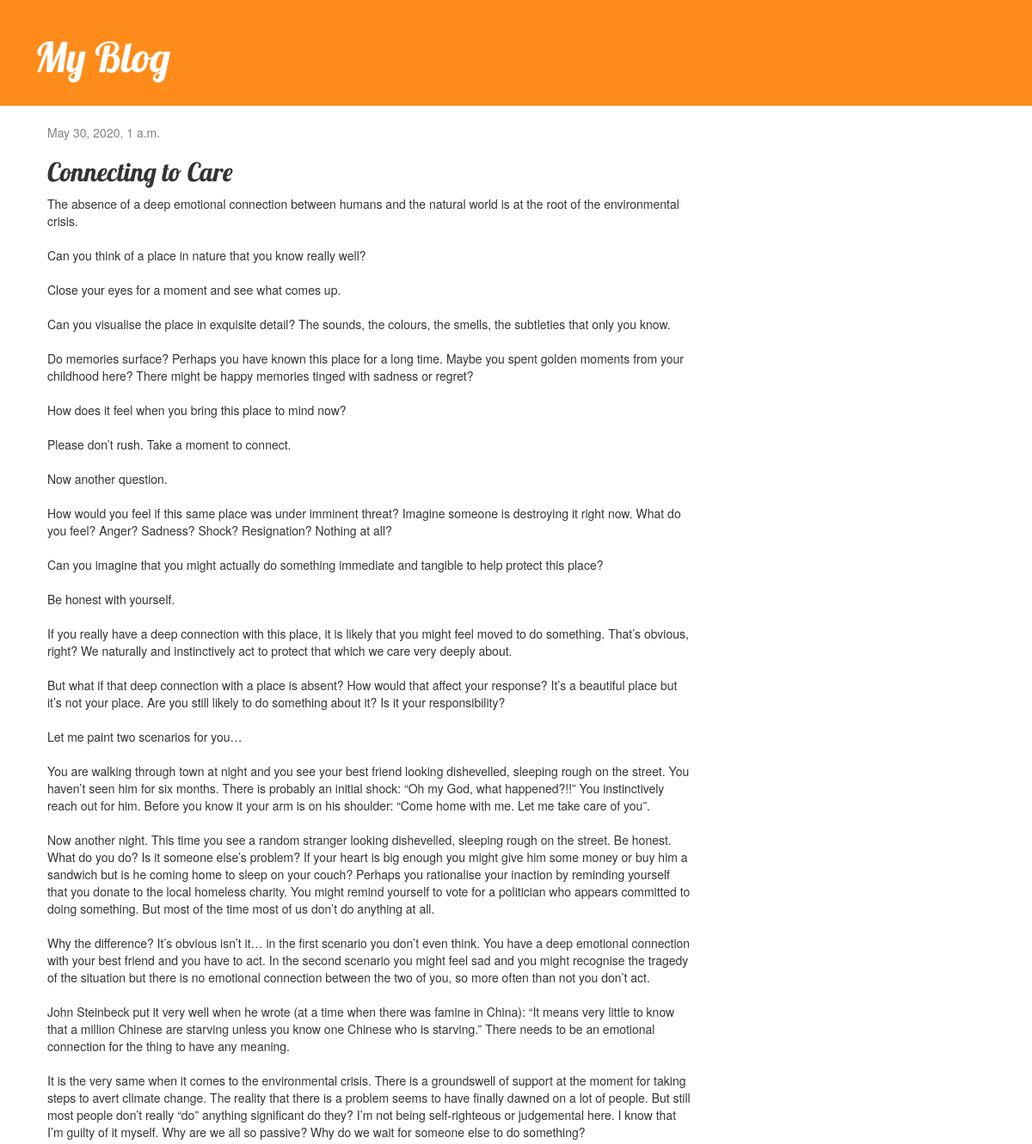
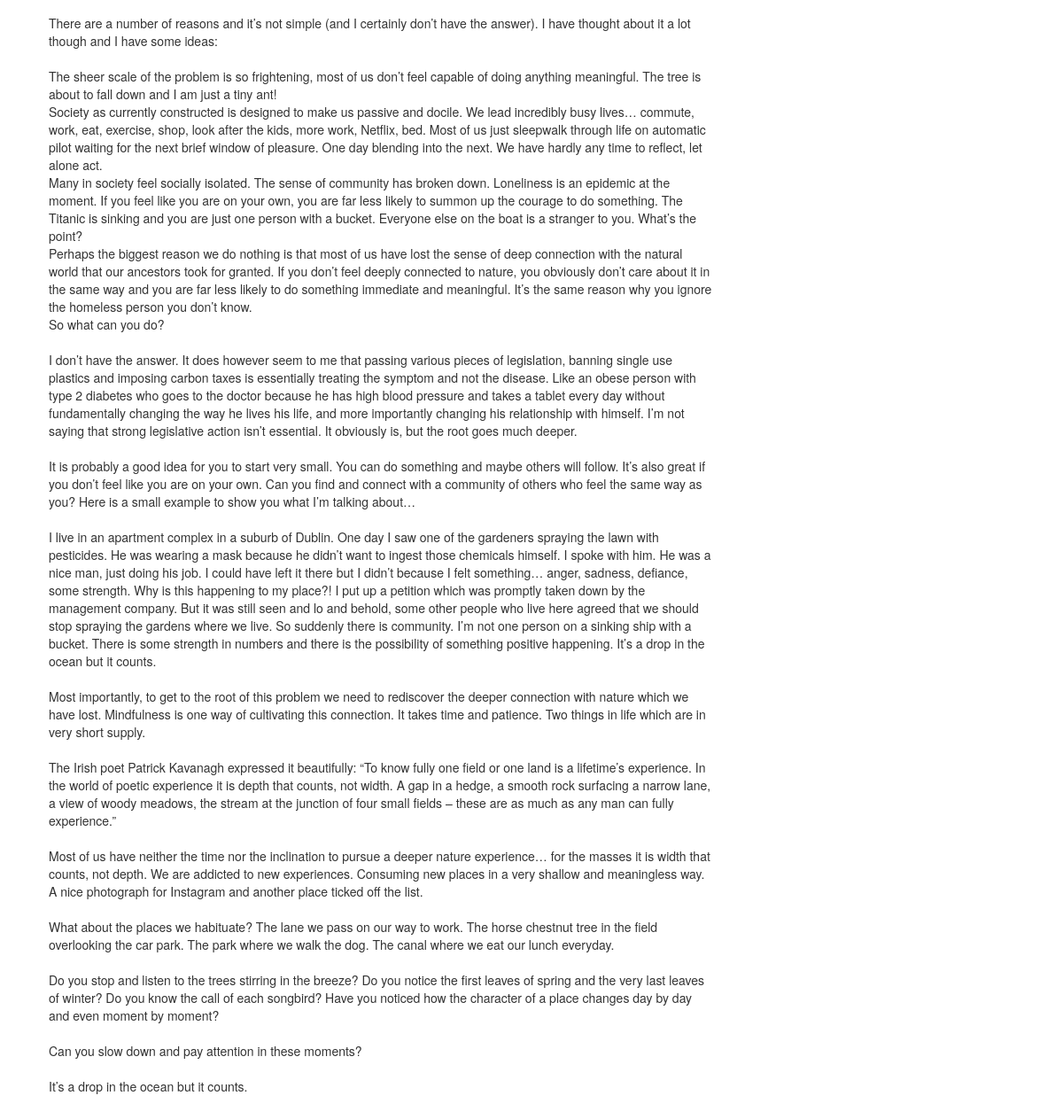
The app's page /post/1/ with its own data (2 pictures, top to bottom).
### blog/models.py (models this page shows, shortened)
class Post(models.Model):
    author = models.ForeignKey(settings.AUTH_USER_MODEL, on_delete=models.CASCADE)
    title = models.CharField(max_length=200)
    text = models.TextField()
    created_date = models.DateTimeField(default=timezone.now)
    published_date = models.DateTimeField(blank=True, null=True)

### blog/views.py (the view)
# urls.py: path('post/<int:pk>/', views.post_detail, name='post_detail'),
def post_detail(request, pk):
    post = get_object_or_404(Post, pk=pk)
    return render(request, 'blog/post_detail.html', {'post': post})

### blog/templates/blog/post_detail.html (shortened to what this page needs)
{% extends 'blog/base.html' %}
{% block content %}
    <div class="post">
        {% if post.published_date %}
            <div class="date">
                {{ post.published_date }}
            </div>
        {% endif %}
        <h2>{{ post.title }}</h2>
        <p>{{ post.text|linebreaksbr }}</p>
    </div>
{% endblock %}

### blog/static/css/blog.css (style rules this page uses)
h1, h2, h3, h4 { font-family: 'Lobster', cursive; }
.date { color: #828282; }
.post { margin-bottom: 70px; }

### records on screen
Post: published_date "May 30, 2020, 1 a.m.", title "Connecting to Care", text "The absence of a deep emotional connection between humans and the natural world is at the root of the environmental crisis. Can you think of a place in nature that you know really well? Close your eyes for a moment and see what comes up. Can you visualise the place in exquisite detail? The sounds, the colours, the smells, the subtleties that only you know. Do memories surface? Perhaps you have known this place for a long time. Maybe you spent golden moments from your childhood here? There might be happy memories tinged with sadness or regret? How does it feel when you bring this place to mind now? Please don’t rush. Take a moment to connect. Now another question. How would you feel if this…"
